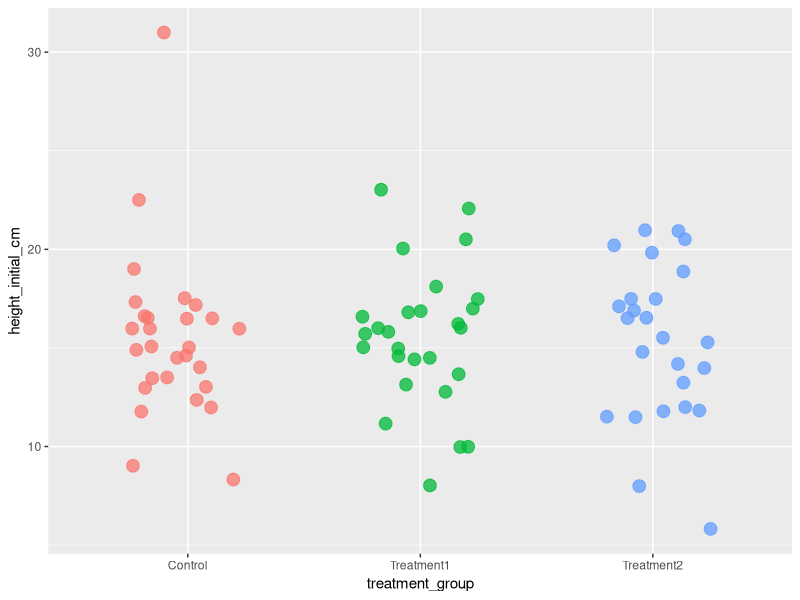
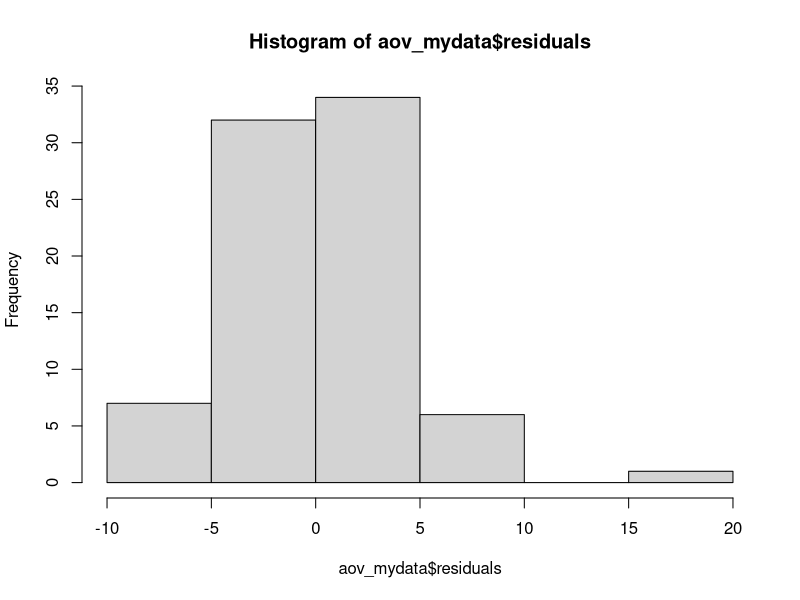
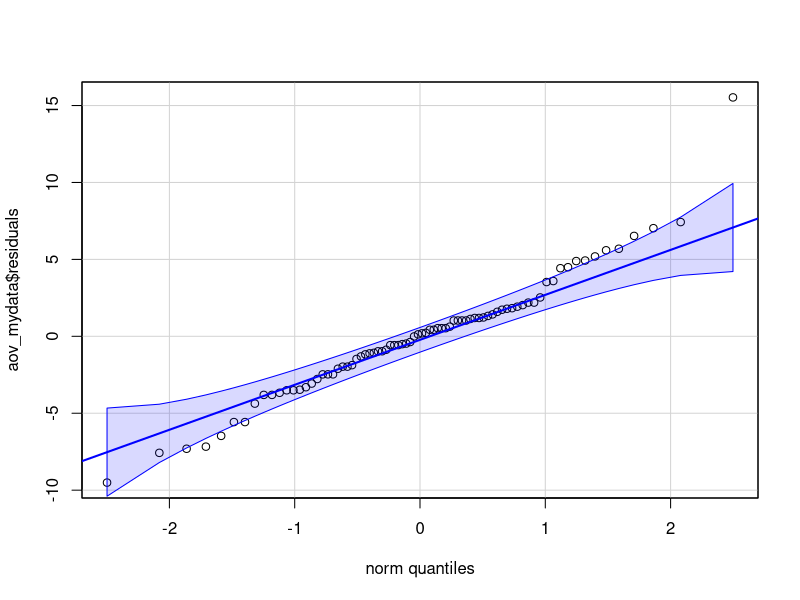
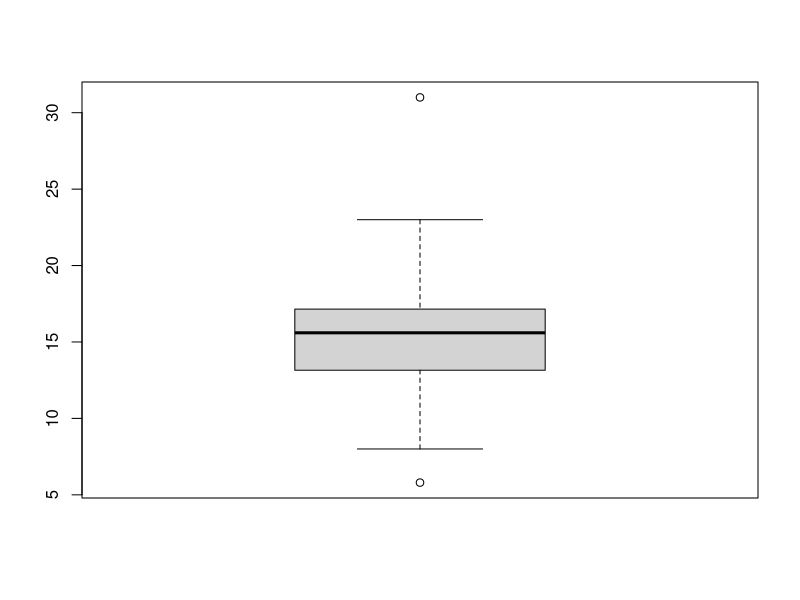
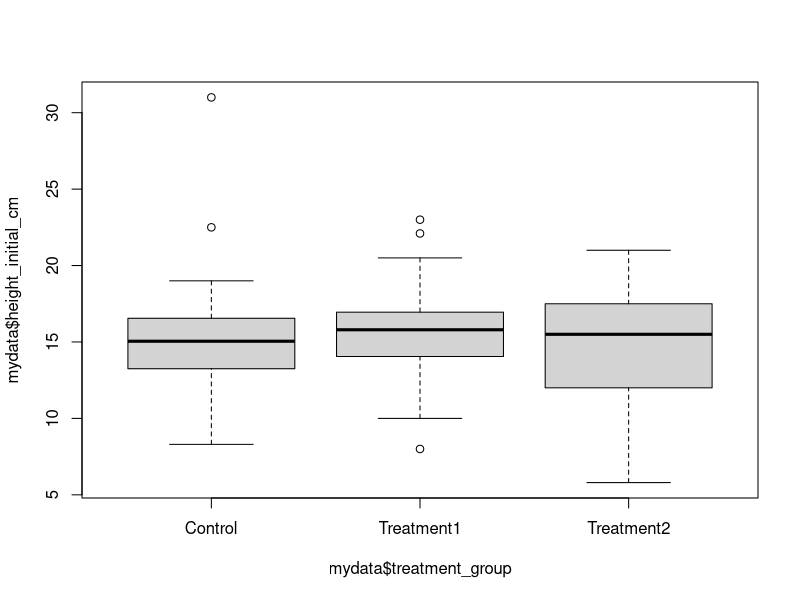
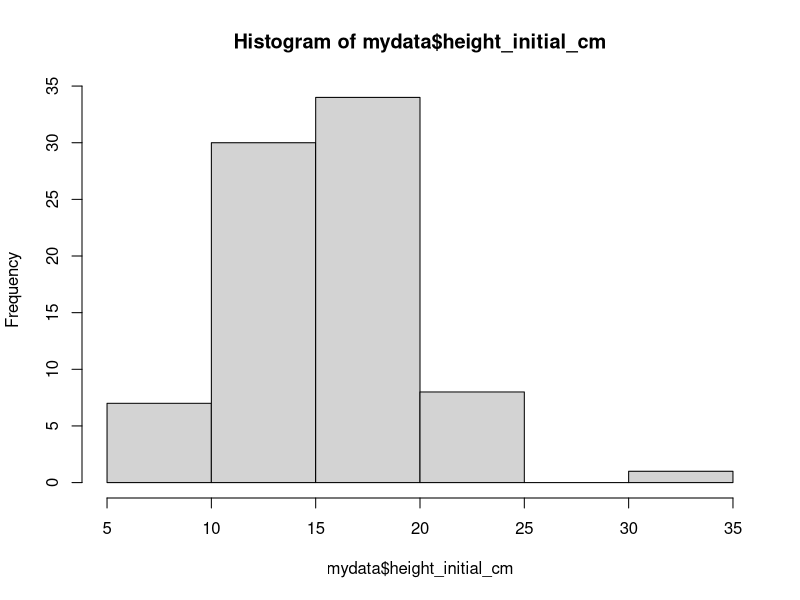
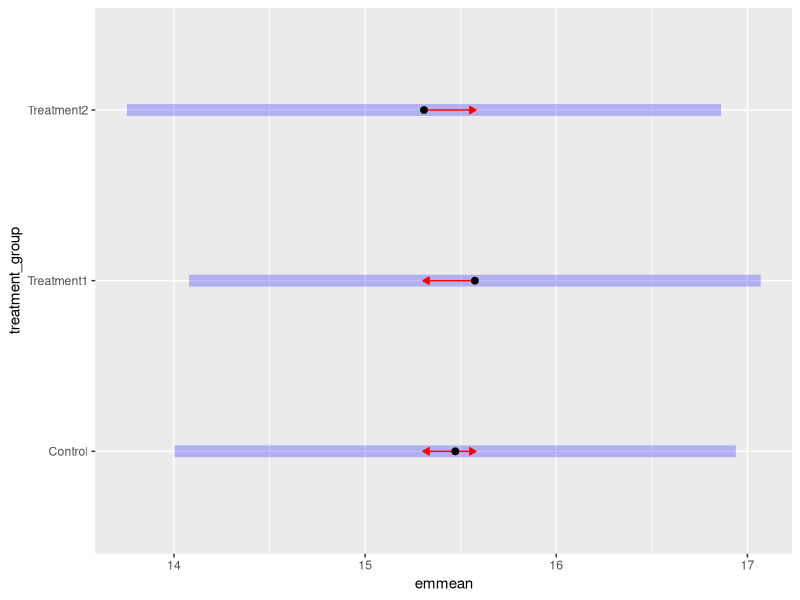
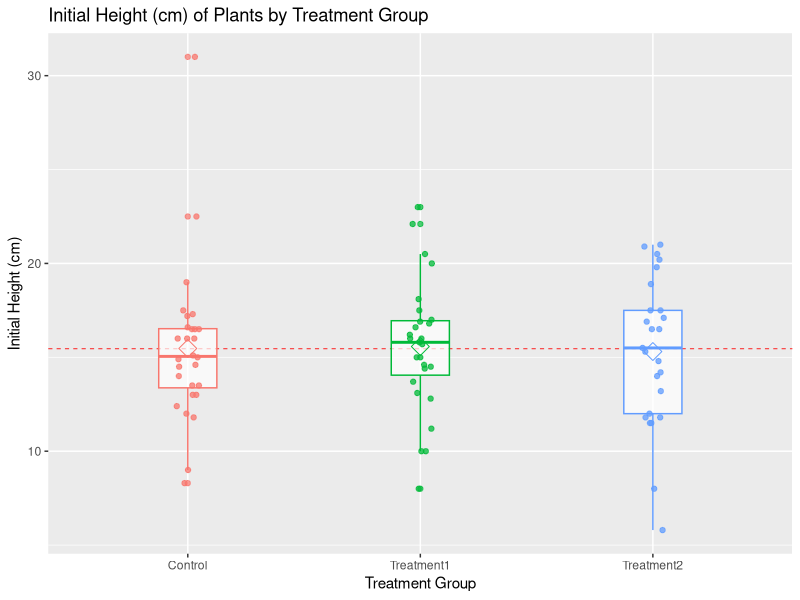

Reproduce these figures in R, in order.
# Botany 464L ANOVA Analysis ----------------------------------------------
# Look at the slides for this lab for details of each step ----------------
# Have fun and ask questions :) -------------------------------------------


 
# Part 0: Set up the R environment ----------------------------------------
install.packages(c('ggplot2', 'dplyr', 'car', 'emmeans'))
library(ggplot2)
library(dplyr)
library(car)
library(emmeans) 


# Part 1: Import and visualize data ---------------------------------------
### Step 1: Clean your data/.csv file before beginning (use excel or similar)

### Step 2: Load in your data file as a .csv:
mydata <- read.csv("data.csv")



# Part 2: Informal investigation of our data ------------------------------
### Plot treatment groups against your variable of interest
ggplot(mydata) + 
  aes(x = treatment_group, y = height_initial_cm) + 
  geom_jitter(aes(colour = treatment_group), width = 0.25, size = 4, alpha = 0.75) +
  theme(legend.position = "none")



# Part 3A: Run hypothesis tests and check assumptions ---------------------

### Step 1: Run an ANOVA hypothesis test:
aov_mydata <- aov(height_initial_cm ~ treatment_group, data = mydata)

### Step 2: Check that assumptions of ANOVA are met:

##### Assumption 1: Independent data points
# We already know each data point collected is independent of the others!

##### Assumption 2: Normality of data
hist(aov_mydata$residuals)
qqPlot(aov_mydata$residuals, id = FALSE)
shapiro.test(aov_mydata$residuals)

##### Assumption 3: Homogeneity of variances
bartlett.test(height_initial_cm ~ treatment_group, data = mydata)



# Part 3B: IF normality or equal variances is NOT met ---------------------
### Step 1: Look for outliers, consider removing them, and redo tests above:
boxplot(mydata$height_initial_cm)
boxplot(mydata$height_initial_cm ~ mydata$treatment_group)
mydata <- filter(mydata, plant_number != "")

### Step 2: Try transforming (log(), sqrt(), etc.) your variable
### and rerun the ANOVA using the new variable.
hist(mydata$height_initial_cm)
mydata <- mydata %>% mutate(height_initial_cm_log = log(height_initial_cm))



# Part 4: Interpret results -----------------------------------------------
### If assumptions are met, view and save results of the ANOVA:
summary(aov_mydata)
capture.output(summary(aov_mydata), file = "height_initial_cm_anova.txt")

### If we cannot get our data to meet assumptions, we must use the
### Kruskal-Wallis test. This is a non-parametric version of ANOVA.
kruskal.test(height_initial_cm ~ treatment_group, data = mydata) 




# Part 5: Test differences among treatment groups -------------------------
### Tukey's Honest Significant Difference (HSD) tests pairs of treatment 
### groups to determine which one(s) differ from the control.
### SKIP if group means are equal (i.e., you must accept the null hypothesis)
tukey_mydata <- TukeyHSD(aov_mydata)
emm_cont <- emmeans(aov_mydata, specs = "treatment_group")
emm_cont %>% pairs(adjust = "tukey") %>% print()
plot(emm_cont,
     comparisons = TRUE,
     adjust = "tukey",
     horizontal = TRUE)

capture.output(emm_cont %>% pairs(adjust = "tukey") %>% print(), file = "height_initial_cm_tukey.txt")

# Part 6: Graphing our results --------------------------------------------
### Build the base plot:
p <- ggplot(mydata, aes(x = treatment_group,
                        y = height_initial_cm, 
                        crop = FALSE, 
                        group = treatment_group, 
                        color = treatment_group))

### Plot a reference line for the global mean (all plants):
p <- p + geom_hline(yintercept = mean(mydata$height_initial_cm),
                    colour = "red", 
                    linetype = "dashed", 
                    linewidth = 0.3, 
                    alpha = 1)

### Plot a boxplot for each treatment group, size=.75 to stand out behind CI:
p <- p  + geom_boxplot(width = 0.25, alpha = 0.7)

### Plot data points for our observed data:
p <- p  + geom_point(position = position_jitter(w = 0.05, h = 0), alpha = .75)

### Let's plot a diamond at the mean for each group:
p <- p + stat_summary(fun = mean, geom = "point", shape = 23, size = 4.5  )

### Let's give our graph a descriptive title and accurate axis labels:
p <- p + ggtitle("Initial Height (cm) of Plants by Treatment Group") + 
         xlab("Treatment Group") + 
         ylab("Initial Height (cm)") + 
         theme(legend.position = "none")

### Change the colors of the groups, if you want, by uncommenting this:
#p <- p + scale_color_manual(values=c("darkcyan", "goldenrod","orangered4"))

### Let's take a look at our figure before we save it
p

### Let's save the figure:
ggsave("name_initial_height_cm.png", plot = p, dpi=600, width = 8, height = 6)

######### *** Don't forget to save the results of your *** #########
######### *** ANOVA and your figures to your desktop!! *** #########
